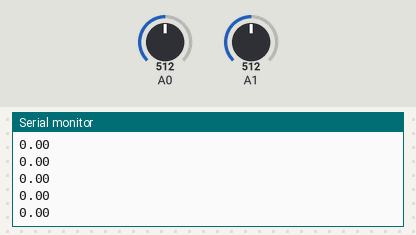
A sketch run on a simulated Arduino Uno, built with avr-gcc and run on an emulated ATmega328P. Shown: the last lines printed to the serial monitor. Inputs (shaded band) come from the test bench; at power-on: A0 = 512, A1 = 512.

Above: at 1.2 s.
1.3 s: A0 set to 716
At 1.53 s:
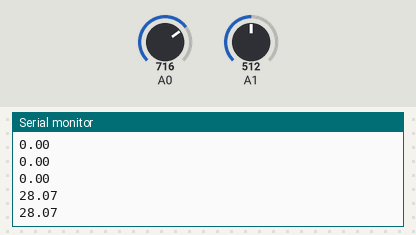
2.8 s: A1 set to 716
At 2.85 s:
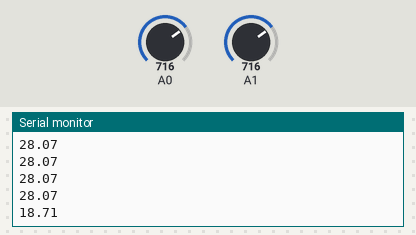
4.3 s: A0 set to 900
At 4.37 s:
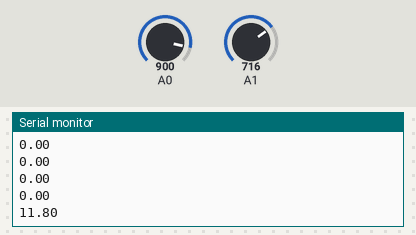
5.8 s: A1 set to 511
At 5.89 s:
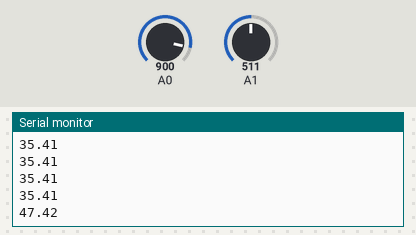
Timing chart, 0 to 8.3 s (numbered marks = the images above; inputs shaded):
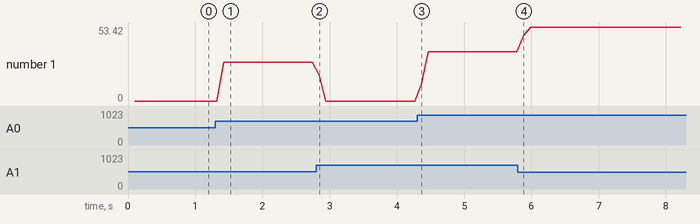

The sketch:

spem.ino
```cpp
//----------------------------------------------
//--- Author         : Ahmet Ozlu
//--- Mail           : ahmetozlu93@gmail.com
//--- Date           : 26th October 2017
//----------------------------------------------

/*declaration of variables*/
int sensorValue;
int sensorValue2;

float voltage;
float voltage2;

float p1;
float p2;
float p3;
float p4;

float meanPower;

void setup() {
  Serial.begin(9600);
}

void loop() {
  /*FIRST MEASUREMENT*/
  sensorValue = analogRead(A0); /* Voltage difference of A0 */
  voltage = ((float)5/1023)*sensorValue;
  sensorValue2 = analogRead(A1); /* Voltage difference of A1 */
  voltage2 = ((float)5/1023)*sensorValue2;
  /*5 volt = 1023  and sensorValue2 was multiplied with this fraction to get voltage value*/
  p1=((voltage-voltage2)*15)*voltage2;
  delay(25);

  /*SECOND MEASUREMENT*/
  sensorValue = analogRead(A0); /* Voltage difference of A0 */
  voltage = ((float)5/1023)*sensorValue;
  sensorValue2 = analogRead(A1); /* Voltage difference of A1 */
  voltage2 = ((float)5/1023)*sensorValue2;
  /*5 volt = 1023  and sensorValue2 was multiplied with this fraction to get voltage value*/
  p2=((voltage-voltage2)*15)*voltage2;
  delay(25);

  /*THIRD MEASUREMENT*/
  sensorValue = analogRead(A0); /* Voltage difference of A0 */
  voltage = ((float)5/1023)*sensorValue;
  sensorValue2 = analogRead(A1); /* Voltage difference of A1 */
  voltage2 = ((float)5/1023)*sensorValue2;
  /*5 volt = 1023  and sensorValue2 was multiplied with this fraction to get voltage value*/
  delay(25);

  /*FOURTH MEASUREMENT*/
  sensorValue = analogRead(A0); /* Voltage difference of A0 */
  voltage = ((float)5/1023)*sensorValue;
  sensorValue2 = analogRead(A1); /* Voltage difference of A1 */
  voltage2 = ((float)5/1023)*sensorValue2;
  /*5 volt = 1023  and sensorValue2 was multiplied with this fraction to get voltage value*/
  p4=((voltage-voltage2)*15)*voltage2;
  delay(25);

  /*AVERAGE MEASUREMENT*/
  meanPower=(p1+p2+p3+p4)/4;

  Serial.print(meanPower);/* Sent voltage value to the computer via serial communication   */
  Serial.println("");
}
```

Measured:
- after the input at 1.3 s, the serial monitor: prints a new line after 0.12 s (image 1)
- after the input at 2.8 s, the serial monitor: prints a new line at once (image 2)
- after the input at 4.3 s, the serial monitor: prints a new line after 0.06 s (image 3)
- after the input at 5.8 s, the serial monitor: prints a new line after 0.09 s (image 4)
- plotted number 1: 0 → 28.07 after the input at 1.3 s, 0 → 35.41 after the input at 4.3 s, 35.41 → 53.42 after the input at 5.8 s
